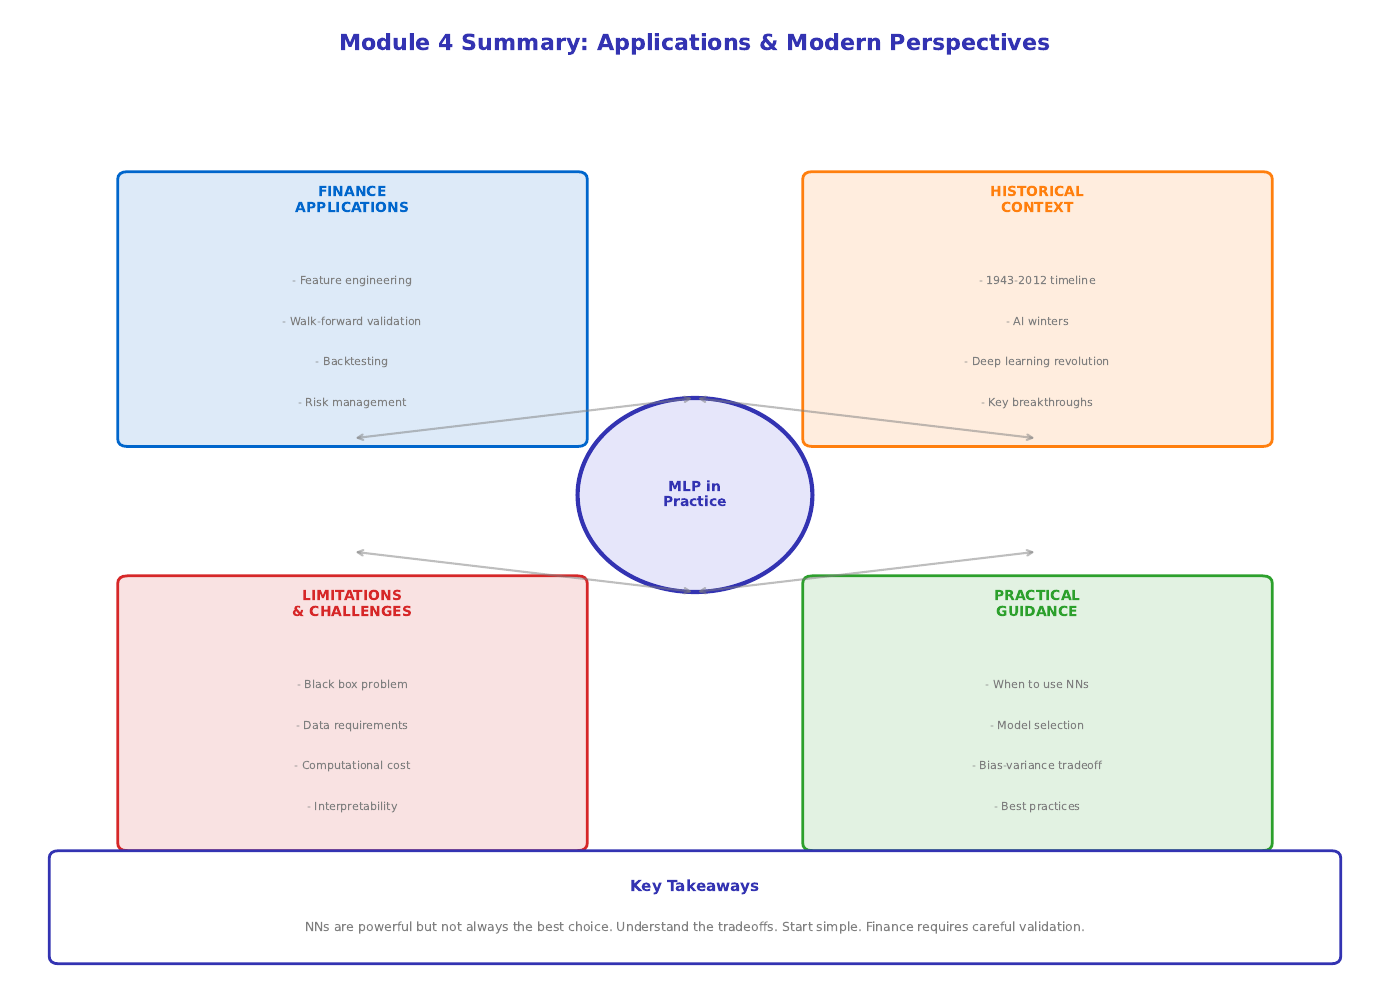

Recreate this plot in Python.
"""
Module 4 Summary Diagram
Module 4: Applications & Modern Perspectives
"""

import matplotlib.pyplot as plt
import numpy as np
from matplotlib.patches import FancyBboxPatch, Circle

CHART_METADATA = {
    'title': 'Module4 Summary Diagram',
    'url': 'https://github.com/QuantLet/neural-networks-introduction/tree/main/module4_summary_diagram'
}

# Colors
mlpurple = '#3333B2'
mlblue = '#0066CC'
mlorange = '#FF7F0E'
mlgreen = '#2CA02C'
mlred = '#D62728'
mlgray = '#7F7F7F'

fig, ax = plt.subplots(figsize=(14, 10))
ax.set_xlim(0, 14)
ax.set_ylim(0, 12)
ax.axis('off')

# Title
ax.text(7, 11.5, 'Module 4 Summary: Applications & Modern Perspectives',
        fontsize=16, fontweight='bold', ha='center', color=mlpurple)

# Four main topic areas
topics = [
    (3.5, 8.5, 'FINANCE\nAPPLICATIONS', mlblue, [
        'Feature engineering',
        'Walk-forward validation',
        'Backtesting',
        'Risk management',
    ]),
    (10.5, 8.5, 'HISTORICAL\nCONTEXT', mlorange, [
        '1943-2012 timeline',
        'AI winters',
        'Deep learning revolution',
        'Key breakthroughs',
    ]),
    (3.5, 3.5, 'LIMITATIONS\n& CHALLENGES', mlred, [
        'Black box problem',
        'Data requirements',
        'Computational cost',
        'Interpretability',
    ]),
    (10.5, 3.5, 'PRACTICAL\nGUIDANCE', mlgreen, [
        'When to use NNs',
        'Model selection',
        'Bias-variance tradeoff',
        'Best practices',
    ]),
]

for x, y, title, color, items in topics:
    box = FancyBboxPatch((x - 2.3, y - 1.8), 4.6, 3.2, boxstyle="round,pad=0.1",
                          facecolor=f'{color}22', edgecolor=color, linewidth=2)
    ax.add_patch(box)
    ax.text(x, y + 1, title, ha='center', fontsize=10, fontweight='bold', color=color)
    for i, item in enumerate(items):
        ax.text(x, y + 0.1 - i * 0.5, '- ' + item, ha='center', fontsize=8, color=mlgray)

# Central connecting element
center_circle = Circle((7, 6), 1.2, fill=True, facecolor='#E6E6FA', edgecolor=mlpurple, linewidth=3)
ax.add_patch(center_circle)
ax.text(7, 6, 'MLP in\nPractice', ha='center', va='center', fontsize=10, fontweight='bold', color=mlpurple)

# Arrows from center to topics
arrow_positions = [
    (7, 7.2, 3.5, 6.7),   # to finance
    (7, 7.2, 10.5, 6.7),  # to history
    (7, 4.8, 3.5, 5.3),   # to limitations
    (7, 4.8, 10.5, 5.3),  # to guidance
]

for x1, y1, x2, y2 in arrow_positions:
    ax.annotate('', xy=(x2, y2), xytext=(x1, y1),
                arrowprops=dict(arrowstyle='<->', color=mlgray, lw=1.5, alpha=0.5))

# Key takeaways at bottom
takeaways_box = FancyBboxPatch((0.5, 0.3), 13, 1.2, boxstyle="round,pad=0.1",
                                facecolor='white', edgecolor=mlpurple, linewidth=2)
ax.add_patch(takeaways_box)

ax.text(7, 1.1, 'Key Takeaways', ha='center', fontsize=11, fontweight='bold', color=mlpurple)
ax.text(7, 0.6, 'NNs are powerful but not always the best choice. Understand the tradeoffs. Start simple. Finance requires careful validation.',
        ha='center', fontsize=9, color=mlgray)

plt.tight_layout()
plt.savefig('module4_summary_diagram.pdf', format='pdf', bbox_inches='tight', dpi=300)
plt.savefig('module4_summary_diagram.png', format='png', bbox_inches='tight', dpi=300)
plt.close()

print("Generated: module4_summary_diagram.pdf")
